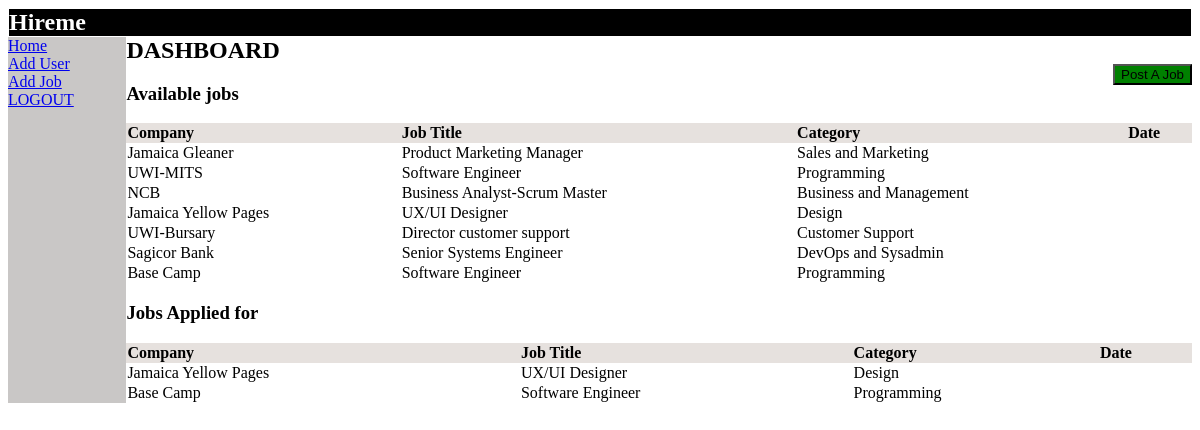
The app's page /home.php with its own data.
### tables this page shows
CREATE TABLE `availJobs` (

  `j_id` int(11) NOT NULL auto_increment,

  `company` char(35) NOT NULL default '',

  `job_title` char(35) NOT NULL default '',
  
  `category` char(35) NOT NULL default '',

  `date_avail` TIMESTAMP default CURRENT_TIMESTAMP on update CURRENT_TIMESTAMP,

  PRIMARY KEY  (`j_id`),
  
  FOREIGN KEY (`j_id`) REFERENCES jobs(`jobId`)

);

CREATE TABLE `jobs` (

  `jobId` int(11) NOT NULL auto_increment,

  `job_title` char(35) NOT NULL default '',
  
  `job_description` char(35) NOT NULL default '',

  `category` char(35) NOT NULL default '',
  
  `company_name` char(35) NOT NULL default '',

  `company_location` char(20) NOT NULL default '',

  `date_posted` TIMESTAMP default CURRENT_TIMESTAMP on update CURRENT_TIMESTAMP,

  PRIMARY KEY (`jobId`)

);

### home.php (the view, shortened to what this page needs)
<!DOCTYPE html>
<html>
    <head>
        <link rel="stylesheet" href="styles/home.css" type="text/css" />
    </head>
    <body>
        <div id='top' >
            <h2>Hireme</h2>
        </div>
            <div id='container'>
                <div id='sidebar'>
                    <a href="https://info2180-project3-rijkaa.c9users.io/home.php">Home</a><br/>
                    <a href="https://info2180-project3-rijkaa.c9users.io/addUser.html">Add User</a><br/>
                    <a href="https://info2180-project3-rijkaa.c9users.io/createNewJob.html">Add Job</a><br/>
                    <a href="https://info2180-project3-rijkaa.c9users.io/">LOGOUT</a>
                </div>
                <div id='container2'>
                    <div id='dash'>
                        <h2>DASHBOARD</h2>
                        <button onclick="location.href='createNewJob.html'" id='post'>Post A Job</button>
                    </div>
                    <div id='available'>
                        <h3>Available jobs</h3>
                        <?php
                            $host = getenv('IP');
                            $username = getenv('C9_USER');
                            $password = '';
                            $dbname = 'HireMe';
                            $conn = new PDO("mysql:host=$host;dbname=$dbname", $username, $password);
                            $conn->exec("INSERT INTO availJobs (company, job_title, category, date_avail) VALUES IN(
                                            SELECT company_name, job_title, category FROM jobs WHERE CURRENT_TIMESTAMP - date_posted < 2) ");
                            $stmt = $conn->query("SELECT * FROM availJobs ");
                            $results = $stmt->fetchAll(PDO::FETCH_ASSOC);
                            echo '<table style="width:100%; text-align:left; border-collapse:collapse;">';
                            echo '<tr style="background-color:#e6e1de">';
                            echo '<th>'.'Company'. '</th>';
                            echo '<th>'.'Job Title'. '</th>';
                            echo '<th>'.'Category'. '</th>';
                            echo '<th>'.'Date'. '</th>';
                            echo '</tr>';
                            foreach ($results as $row) {
                                echo '<tr>'.'<td>'.$row['company'].'</td>'. '<td>'.$row['job_title'].'</td>'.'<td>'.$row['category'].'</td>'.'<td>'.$row['date_avail'].'</td>'.'</tr>';
                            }
                            echo '</table>';
                        ?>
                    </div>
                    <div id='applied'>
                        <h3>Jobs Applied for</h3>
                       <?php
                            $host = getenv('IP');
                            $username = getenv('C9_USER');
                            $password = '';
                            $dbname = 'HireMe';
                            $conn = new PDO("mysql:host=$host;dbname=$dbname", $username, $password);
                            $stmt = $conn->query("SELECT * FROM jobs WHERE jobId IN (SELECT job_id FROM JobsAppliedFor WHERE user_id = 2 )");
                            $results = $stmt->fetchAll(PDO::FETCH_ASSOC);
                            echo '<table style="width:100%; text-align:left; border-collapse:collapse;">';
                            echo '<tr style="background-color:#e6e1de">';
                            echo '<th>'.'Company'. '</th>';
                            echo '<th>'.'Job Title'. '</th>';
                            echo '<th>'.'Category'. '</th>';
                            echo '<th>'.'Date'. '</th>';
                            echo '</tr>';
                            foreach ($results as $row) {
                                echo '<tr>'.'<td>'.$row['company_name'].'</td>'. '<td>'.$row['job_title'].'</td>'.'<td>'.$row['category'].'</td>'.'<td>'.$row['date_posted'].'</td>'.'</tr>';
                            }
                            echo '</table>';
                        ?>
                    </div>
                </div>
            </div>
    </body>
</html>

### styles/home.css (style rules this page uses)
body { background-color: white; }
#top { display:flex; background-color:black; color:white; border:1px solid; }
h2 { margin:0; padding:0; }
button { background-color: green; }
#container { display: flex; background-color:white; width:100%; float:left; }
#sidebar { background-color:#c9c7c6; width:10%; float: left; }
#container2 { background-color:white; height:100%; width:90%; float:right; }
#dash { background-color:white; clear:both; }
#post { position: relative; float:right; }

### records on screen
availjobs: company "Jamaica Gleaner", job_title "Product Marketing Manager", category "Sales and Marketing"
availjobs: company "UWI-MITS", job_title "Software Engineer", category "Programming"
availjobs: company "NCB", job_title "Business Analyst-Scrum Master", category "Business and Management"
availjobs: company "Jamaica Yellow Pages", job_title "UX/UI Designer", category "Design"
availjobs: company "UWI-Bursary", job_title "Director customer support", category "Customer Support"
availjobs: company "Sagicor Bank", job_title "Senior Systems Engineer", category "DevOps and Sysadmin"
availjobs: company "Base Camp", job_title "Software Engineer", category "Programming"
jobs: company_name "Jamaica Yellow Pages", job_title "UX/UI Designer", category "Design"
jobs: company_name "Base Camp", job_title "Software Engineer", category "Programming"
